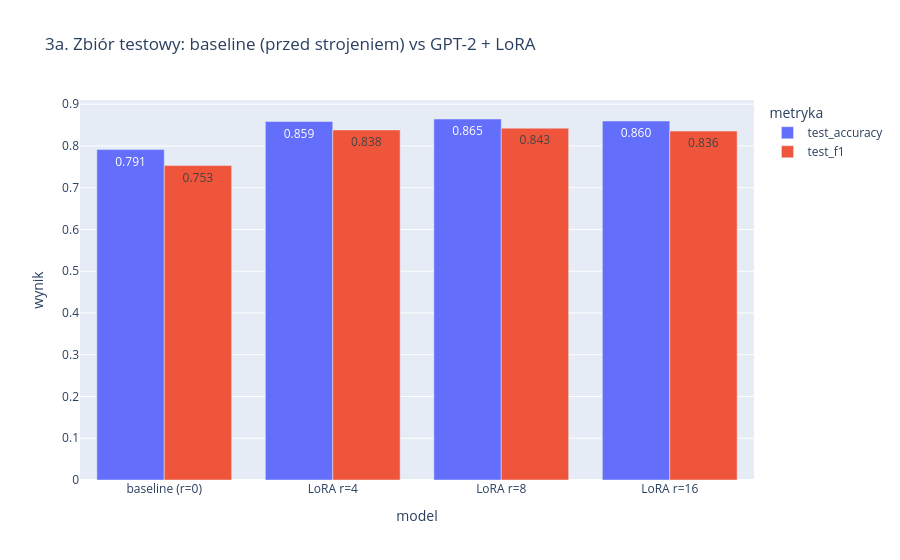
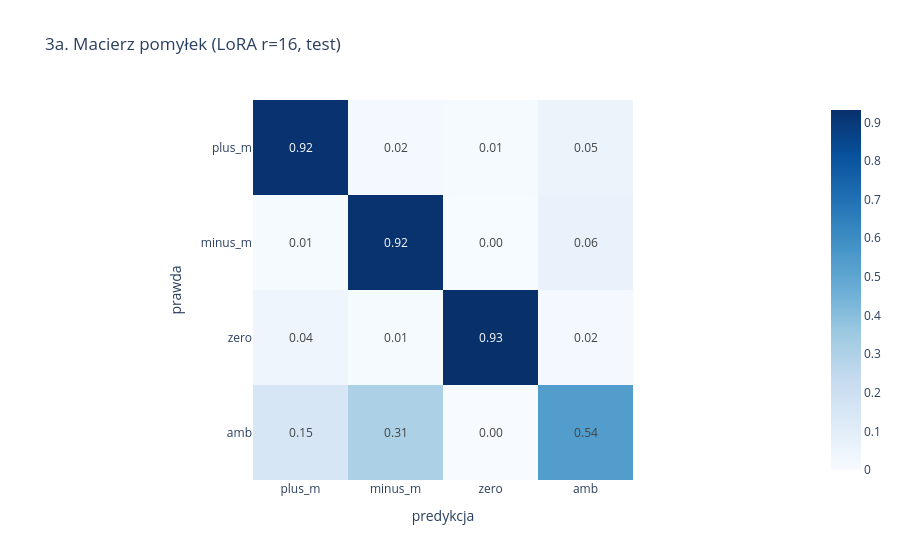

Notebook source saved alongside these figures, in order:
### Markdown cell above
### 3aa. Porównanie na zbiorze testowym i macierz pomyłek

Macierz pomyłek dla najlepszego `r` (wg dev F1): wiersze to prawdziwa klasa, kolumny predykcja, wartości znormalizowane po wierszu (recall danej klasy na przekątnej).

### Code cell
from sklearn.metrics import classification_report, confusion_matrix

px.bar(
    results.melt(id_vars="model", value_vars=["test_accuracy", "test_f1"], var_name="metryka", value_name="wynik"),
    x="model", y="wynik", color="metryka", barmode="group", text_auto=".3f",
    title="3a. Zbiór testowy: baseline (przed strojeniem) vs GPT-2 + LoRA",
).show()

best_r = max((r for r in seq if r > 0), key=lambda r: seq[r]["dev_f1"])
pred = np.array(seq[best_r]["test_pred"])
print(f"=== najlepsze r={best_r} (dev F1 {seq[best_r]['dev_f1']:.3f})")
print(classification_report(test["label_id"], pred, target_names=LABELS, digits=3))
cm = confusion_matrix(test["label_id"], pred, normalize="true")
px.imshow(cm, x=LABELS, y=LABELS, text_auto=".2f", color_continuous_scale="Blues",
          labels=dict(x="predykcja", y="prawda"), title=f"3a. Macierz pomyłek (LoRA r={best_r}, test)").show()

### Figure 1 — Plotly figure (JSON) as saved in the notebook; plotly's stock layout.template omitted (floating-point values rounded to 4 significant figures)
{"data": [{"alignmentgroup": "True", "hovertemplate": "metryka=test_accuracy<br>model=%{x}<br>wynik=%{y}<extra></extra>", "legendgroup": "test_accuracy", "marker": {"color": "#636efa", "pattern": {"shape": ""}}, "name": "test_accuracy", "offsetgroup": "test_accuracy", "orientation": "v", "showlegend": true, "textposition": "auto", "texttemplate": "%{y:.3f}", "type": "bar", "x": ["baseline (r=0)", "LoRA r=4", "LoRA r=8", "LoRA r=16"], "xaxis": "x", "y": [0.7915, 0.8585, 0.8646, 0.8598], "yaxis": "y"}, {"alignmentgroup": "True", "hovertemplate": "metryka=test_f1<br>model=%{x}<br>wynik=%{y}<extra></extra>", "legendgroup": "test_f1", "marker": {"color": "#EF553B", "pattern": {"shape": ""}}, "name": "test_f1", "offsetgroup": "test_f1", "orientation": "v", "showlegend": true, "textposition": "auto", "texttemplate": "%{y:.3f}", "type": "bar", "x": ["baseline (r=0)", "LoRA r=4", "LoRA r=8", "LoRA r=16"], "xaxis": "x", "y": [0.7531, 0.8385, 0.8427, 0.8357], "yaxis": "y"}], "layout": {"barmode": "group", "legend": {"title": {"text": "metryka"}, "tracegroupgap": 0}, "title": {"text": "3a. Zbiór testowy: baseline (przed strojeniem) vs GPT-2 + LoRA"}, "xaxis": {"anchor": "y", "domain": [0.0, 1.0], "title": {"text": "model"}}, "yaxis": {"anchor": "x", "domain": [0.0, 1.0], "title": {"text": "wynik"}}}}

### Figure 2 — Plotly figure (JSON) as saved in the notebook; plotly's stock layout.template omitted (floating-point values rounded to 4 significant figures)
{"data": [{"coloraxis": "coloraxis", "hovertemplate": "predykcja: %{x}<br>prawda: %{y}<br>color: %{z}<extra></extra>", "name": "0", "texttemplate": "%{z:.2f}", "type": "heatmap", "x": ["plus_m", "minus_m", "zero", "amb"], "xaxis": "x", "y": ["plus_m", "minus_m", "zero", "amb"], "yaxis": "y", "z": [[0.9207, 0.01762, 0.008811, 0.05286], [0.00885, 0.9233, 0.00295, 0.0649], [0.04237, 0.008475, 0.9322, 0.01695], [0.1544, 0.3088, 0.0, 0.5368]]}], "layout": {"coloraxis": {"autocolorscale": false, "colorscale": [[0.0, "rgb(247,251,255)"], [0.125, "rgb(222,235,247)"], [0.25, "rgb(198,219,239)"], [0.375, "rgb(158,202,225)"], [0.5, "rgb(107,174,214)"], [0.625, "rgb(66,146,198)"], [0.75, "rgb(33,113,181)"], [0.875, "rgb(8,81,156)"], [1.0, "rgb(8,48,107)"]]}, "title": {"text": "3a. Macierz pomyłek (LoRA r=16, test)"}, "xaxis": {"anchor": "y", "constrain": "domain", "domain": [0.0, 1.0], "scaleanchor": "y", "title": {"text": "predykcja"}}, "yaxis": {"anchor": "x", "autorange": "reversed", "constrain": "domain", "domain": [0.0, 1.0], "title": {"text": "prawda"}}}}
